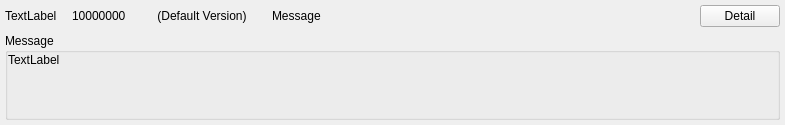
<?xml version="1.0" encoding="UTF-8"?>
<ui version="4.0">
 <class>CVersionInfo</class>
 <widget class="QFrame" name="CVersionInfo">
  <property name="geometry">
   <rect>
    <x>0</x>
    <y>0</y>
    <width>785</width>
    <height>125</height>
   </rect>
  </property>
  <property name="windowTitle">
   <string>Form</string>
  </property>
  <property name="styleSheet">
   <string notr="true"/>
  </property>
  <layout class="QGridLayout" name="gridLayout_2">
   <property name="leftMargin">
    <number>5</number>
   </property>
   <property name="topMargin">
    <number>5</number>
   </property>
   <property name="rightMargin">
    <number>5</number>
   </property>
   <property name="bottomMargin">
    <number>5</number>
   </property>
   <item row="1" column="0">
    <widget class="QGroupBox" name="MessageGroupBox">
     <property name="title">
      <string>Message</string>
     </property>
     <layout class="QGridLayout" name="gridLayout">
      <property name="leftMargin">
       <number>0</number>
      </property>
      <property name="topMargin">
       <number>0</number>
      </property>
      <property name="rightMargin">
       <number>0</number>
      </property>
      <property name="bottomMargin">
       <number>0</number>
      </property>
      <item row="0" column="0">
       <widget class="QLabel" name="MessageLabel">
        <property name="sizePolicy">
         <sizepolicy hsizetype="Preferred" vsizetype="Expanding">
          <horstretch>0</horstretch>
          <verstretch>0</verstretch>
         </sizepolicy>
        </property>
        <property name="text">
         <string>TextLabel</string>
        </property>
        <property name="alignment">
         <set>Qt::AlignLeading|Qt::AlignLeft|Qt::AlignTop</set>
        </property>
        <property name="wordWrap">
         <bool>true</bool>
        </property>
        <property name="textInteractionFlags">
         <set>Qt::LinksAccessibleByMouse|Qt::TextSelectableByMouse</set>
        </property>
       </widget>
      </item>
     </layout>
    </widget>
   </item>
   <item row="0" column="0">
    <widget class="QWidget" name="widget" native="true">
     <property name="minimumSize">
      <size>
       <width>0</width>
       <height>0</height>
      </size>
     </property>
     <layout class="QGridLayout" name="gridLayout_3">
      <property name="leftMargin">
       <number>0</number>
      </property>
      <property name="topMargin">
       <number>0</number>
      </property>
      <property name="rightMargin">
       <number>0</number>
      </property>
      <property name="bottomMargin">
       <number>0</number>
      </property>
      <item row="0" column="0">
       <layout class="QHBoxLayout" name="horizontalLayout">
        <property name="spacing">
         <number>15</number>
        </property>
        <item>
         <widget class="QLabel" name="NameLabel">
          <property name="text">
           <string>TextLabel</string>
          </property>
         </widget>
        </item>
        <item>
         <widget class="QLabel" name="FileSizeLabel">
          <property name="minimumSize">
           <size>
            <width>60</width>
            <height>0</height>
           </size>
          </property>
          <property name="text">
           <string>10000000</string>
          </property>
         </widget>
        </item>
        <item>
         <widget class="QLabel" name="UsedMarkLabel">
          <property name="minimumSize">
           <size>
            <width>110</width>
            <height>0</height>
           </size>
          </property>
          <property name="text">
           <string>(Default Version)</string>
          </property>
          <property name="alignment">
           <set>Qt::AlignCenter</set>
          </property>
         </widget>
        </item>
        <item>
         <widget class="CElideLabel" name="BriefMessageLabel">
          <property name="sizePolicy">
           <sizepolicy hsizetype="Expanding" vsizetype="Preferred">
            <horstretch>0</horstretch>
            <verstretch>0</verstretch>
           </sizepolicy>
          </property>
          <property name="minimumSize">
           <size>
            <width>0</width>
            <height>0</height>
           </size>
          </property>
          <property name="text">
           <string>Message</string>
          </property>
          <property name="scaledContents">
           <bool>false</bool>
          </property>
          <property name="wordWrap">
           <bool>false</bool>
          </property>
          <property name="openExternalLinks">
           <bool>false</bool>
          </property>
         </widget>
        </item>
        <item>
         <widget class="QPushButton" name="DetailBtn">
          <property name="text">
           <string>Detail</string>
          </property>
         </widget>
        </item>
       </layout>
      </item>
     </layout>
    </widget>
   </item>
  </layout>
 </widget>
 <customwidgets>
  <customwidget>
   <class>CElideLabel</class>
   <extends>QLabel</extends>
   <header location="global">celidelabel.h</header>
  </customwidget>
 </customwidgets>
 <resources/>
 <connections/>
</ui>
